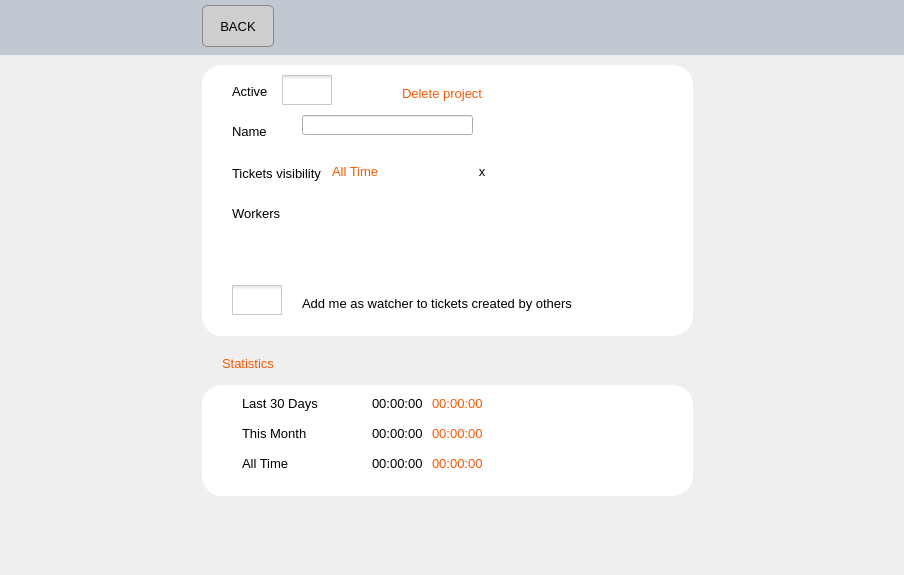
<?xml version="1.0" encoding="UTF-8"?>
<ui version="4.0">
 <class>TaskInfoWindow</class>
 <widget class="QWidget" name="TaskInfoWindow">
  <property name="geometry">
   <rect>
    <x>0</x>
    <y>0</y>
    <width>904</width>
    <height>575</height>
   </rect>
  </property>
  <property name="font">
   <font>
    <pointsize>10</pointsize>
   </font>
  </property>
  <property name="windowTitle">
   <string>Form</string>
  </property>
  <layout class="QHBoxLayout" name="horizontalLayout">
   <property name="spacing">
    <number>0</number>
   </property>
   <property name="leftMargin">
    <number>0</number>
   </property>
   <property name="topMargin">
    <number>0</number>
   </property>
   <property name="rightMargin">
    <number>0</number>
   </property>
   <property name="bottomMargin">
    <number>0</number>
   </property>
   <item>
    <layout class="QVBoxLayout" name="verticalLayout" stretch="0,1">
     <property name="spacing">
      <number>0</number>
     </property>
     <property name="sizeConstraint">
      <enum>QLayout::SetMaximumSize</enum>
     </property>
     <property name="bottomMargin">
      <number>0</number>
     </property>
     <item>
      <widget class="QWidget" name="widget" native="true">
       <property name="styleSheet">
        <string notr="true">background-color:rgb(194, 200, 210);
</string>
       </property>
       <layout class="QHBoxLayout" name="horizontalLayout_3">
        <property name="spacing">
         <number>0</number>
        </property>
        <property name="sizeConstraint">
         <enum>QLayout::SetMaximumSize</enum>
        </property>
        <property name="leftMargin">
         <number>0</number>
        </property>
        <property name="topMargin">
         <number>5</number>
        </property>
        <property name="rightMargin">
         <number>0</number>
        </property>
        <property name="bottomMargin">
         <number>5</number>
        </property>
        <item>
         <layout class="QHBoxLayout" name="horizontalLayout_2" stretch="1,0,1">
          <property name="spacing">
           <number>0</number>
          </property>
          <item>
           <spacer name="horizontalSpacer">
            <property name="orientation">
             <enum>Qt::Horizontal</enum>
            </property>
            <property name="sizeHint" stdset="0">
             <size>
              <width>40</width>
              <height>20</height>
             </size>
            </property>
           </spacer>
          </item>
          <item>
           <widget class="QWidget" name="widget_5" native="true">
            <property name="sizePolicy">
             <sizepolicy hsizetype="Fixed" vsizetype="Fixed">
              <horstretch>0</horstretch>
              <verstretch>0</verstretch>
             </sizepolicy>
            </property>
            <property name="minimumSize">
             <size>
              <width>500</width>
              <height>45</height>
             </size>
            </property>
            <property name="baseSize">
             <size>
              <width>600</width>
              <height>40</height>
             </size>
            </property>
            <widget class="QPushButton" name="btnBack">
             <property name="geometry">
              <rect>
               <x>0</x>
               <y>0</y>
               <width>72</width>
               <height>42</height>
              </rect>
             </property>
             <property name="styleSheet">
              <string notr="true">
QPushButton
{
 width:70px;
 height:40px;
  color: black;
  background-color: #cecece;
  border: 1px solid #888888;
  border-radius: 5px;
}

QPushButton:hover
{
  color: black;
  background-color: #eeeeee;
}

QPushButton:pressed
{
  color: white;
  background-color: #bbbbbb;
}</string>
             </property>
             <property name="text">
              <string>BACK</string>
             </property>
            </widget>
           </widget>
          </item>
          <item>
           <spacer name="horizontalSpacer_2">
            <property name="orientation">
             <enum>Qt::Horizontal</enum>
            </property>
            <property name="sizeHint" stdset="0">
             <size>
              <width>40</width>
              <height>20</height>
             </size>
            </property>
           </spacer>
          </item>
         </layout>
        </item>
       </layout>
      </widget>
     </item>
     <item>
      <layout class="QVBoxLayout" name="verticalLayout_3">
       <property name="spacing">
        <number>0</number>
       </property>
       <item>
        <layout class="QHBoxLayout" name="horizontalLayout_4" stretch="0,0,0">
         <item>
          <spacer name="horizontalSpacer_4">
           <property name="orientation">
            <enum>Qt::Horizontal</enum>
           </property>
           <property name="sizeHint" stdset="0">
            <size>
             <width>40</width>
             <height>20</height>
            </size>
           </property>
          </spacer>
         </item>
         <item>
          <widget class="QWidget" name="widget_2" native="true">
           <property name="sizePolicy">
            <sizepolicy hsizetype="Fixed" vsizetype="Expanding">
             <horstretch>0</horstretch>
             <verstretch>50</verstretch>
            </sizepolicy>
           </property>
           <property name="minimumSize">
            <size>
             <width>500</width>
             <height>0</height>
            </size>
           </property>
           <widget class="QPushButton" name="pushButton_2">
            <property name="geometry">
             <rect>
              <x>280</x>
              <y>60</y>
              <width>41</width>
              <height>23</height>
             </rect>
            </property>
            <property name="styleSheet">
             <string notr="true">QPushButton
{
  color: white;
  background-color: #1362AB;
  border-width: 0px;
  border-radius: 5px;
}

QPushButton:hover
{
  color: white;
  background-color: #1B91FF;
  border-width: 0px;
  border-radius: 5px;
}

QPushButton:pressed
{
  color: white;
  background-color: #074680;
  border-width: 0px;
  border-radius: 5px;
}</string>
            </property>
            <property name="text">
             <string>OK</string>
            </property>
           </widget>
           <widget class="QPushButton" name="pushButton_4">
            <property name="geometry">
             <rect>
              <x>30</x>
              <y>240</y>
              <width>51</width>
              <height>23</height>
             </rect>
            </property>
            <property name="styleSheet">
             <string notr="true">QPushButton
{
  background-color:transparent;
  border-radius: 10px;
   image: url(:/Images/images/btn_switch_on.png);
}</string>
            </property>
            <property name="text">
             <string/>
            </property>
           </widget>
           <widget class="QWidget" name="widget_3" native="true">
            <property name="geometry">
             <rect>
              <x>0</x>
              <y>10</y>
              <width>491</width>
              <height>271</height>
             </rect>
            </property>
            <property name="styleSheet">
             <string notr="true">QWidget {
background-color:white;
border:: 1px solid black;
border-radius:20px;
}</string>
            </property>
            <widget class="QLabel" name="label_8">
             <property name="geometry">
              <rect>
               <x>100</x>
               <y>230</y>
               <width>301</width>
               <height>16</height>
              </rect>
             </property>
             <property name="text">
              <string>Add me as watcher to tickets created by others</string>
             </property>
            </widget>
            <widget class="QCheckBox" name="chkWatcher">
             <property name="enabled">
              <bool>true</bool>
             </property>
             <property name="geometry">
              <rect>
               <x>30</x>
               <y>220</y>
               <width>51</width>
               <height>31</height>
              </rect>
             </property>
             <property name="styleSheet">
              <string notr="true">QCheckBox {
    spacing: 0px;
}

QCheckBox::indicator {
    width: 50px;
    height: 30px;
}

QCheckBox::indicator:unchecked {
    image: url(:/Images/images/btn_switch_off.png);
}

QCheckBox::indicator:unchecked:hover {
    image: url(:/Images/images/btn_switch_off.png);
}

QCheckBox::indicator:unchecked:pressed {
        image: url(:/Images/images/btn_switch_off.png);
}

QCheckBox::indicator:checked {
        image: url(:/Images/images/btn_switch_on.png);
}

QCheckBox::indicator:checked:hover {
    image: url(:/Images/images/btn_switch_on.png);
}

QCheckBox::indicator:checked:pressed {
    image: url(:/Images/images/btn_switch_on.png);
}

QCheckBox::indicator:indeterminate:hover {
    image: url(:/Images/images/btn_switch_on.png);
}

QCheckBox::indicator:indeterminate:pressed {
    image: url(:/Images/images/btn_switch_on.png);
}</string>
             </property>
             <property name="text">
              <string/>
             </property>
             <property name="tristate">
              <bool>false</bool>
             </property>
            </widget>
            <widget class="QCheckBox" name="chkActive">
             <property name="enabled">
              <bool>true</bool>
             </property>
             <property name="geometry">
              <rect>
               <x>80</x>
               <y>10</y>
               <width>51</width>
               <height>31</height>
              </rect>
             </property>
             <property name="styleSheet">
              <string notr="true">QCheckBox {
    spacing: 0px;
}

QCheckBox::indicator {
    width: 50px;
    height: 30px;
}

QCheckBox::indicator:unchecked {
    image: url(:/Images/images/btn_switch_off.png);
}

QCheckBox::indicator:unchecked:hover {
    image: url(:/Images/images/btn_switch_off.png);
}

QCheckBox::indicator:unchecked:pressed {
        image: url(:/Images/images/btn_switch_off.png);
}

QCheckBox::indicator:checked {
        image: url(:/Images/images/btn_switch_on.png);
}

QCheckBox::indicator:checked:hover {
    image: url(:/Images/images/btn_switch_on.png);
}

QCheckBox::indicator:checked:pressed {
    image: url(:/Images/images/btn_switch_on.png);
}

QCheckBox::indicator:indeterminate:hover {
    image: url(:/Images/images/btn_switch_on.png);
}

QCheckBox::indicator:indeterminate:pressed {
    image: url(:/Images/images/btn_switch_on.png);
}</string>
             </property>
             <property name="text">
              <string/>
             </property>
             <property name="tristate">
              <bool>false</bool>
             </property>
            </widget>
           </widget>
           <widget class="QLabel" name="label_3">
            <property name="geometry">
             <rect>
              <x>30</x>
              <y>110</y>
              <width>111</width>
              <height>16</height>
             </rect>
            </property>
            <property name="text">
             <string>Tickets visibility</string>
            </property>
           </widget>
           <widget class="QLineEdit" name="edName">
            <property name="geometry">
             <rect>
              <x>100</x>
              <y>60</y>
              <width>171</width>
              <height>20</height>
             </rect>
            </property>
           </widget>
           <widget class="QLabel" name="label">
            <property name="geometry">
             <rect>
              <x>30</x>
              <y>30</y>
              <width>47</width>
              <height>13</height>
             </rect>
            </property>
            <property name="text">
             <string>Active</string>
            </property>
           </widget>
           <widget class="QLabel" name="label_9">
            <property name="geometry">
             <rect>
              <x>20</x>
              <y>300</y>
              <width>101</width>
              <height>16</height>
             </rect>
            </property>
            <property name="styleSheet">
             <string notr="true">color:rgb(255, 85, 0)</string>
            </property>
            <property name="text">
             <string>Statistics</string>
            </property>
           </widget>
           <widget class="QWidget" name="widget_4" native="true">
            <property name="geometry">
             <rect>
              <x>0</x>
              <y>330</y>
              <width>491</width>
              <height>111</height>
             </rect>
            </property>
            <property name="styleSheet">
             <string notr="true">background-color:white;
border-radius:20px
</string>
            </property>
            <widget class="QLabel" name="label_10">
             <property name="geometry">
              <rect>
               <x>40</x>
               <y>10</y>
               <width>91</width>
               <height>16</height>
              </rect>
             </property>
             <property name="text">
              <string>Last 30 Days</string>
             </property>
            </widget>
            <widget class="QLabel" name="label_11">
             <property name="geometry">
              <rect>
               <x>40</x>
               <y>40</y>
               <width>91</width>
               <height>16</height>
              </rect>
             </property>
             <property name="text">
              <string>This Month</string>
             </property>
            </widget>
            <widget class="QLabel" name="label_12">
             <property name="geometry">
              <rect>
               <x>40</x>
               <y>70</y>
               <width>91</width>
               <height>16</height>
              </rect>
             </property>
             <property name="text">
              <string>All Time</string>
             </property>
            </widget>
            <widget class="QLabel" name="label_13">
             <property name="geometry">
              <rect>
               <x>170</x>
               <y>10</y>
               <width>51</width>
               <height>16</height>
              </rect>
             </property>
             <property name="text">
              <string>00:00:00 /</string>
             </property>
            </widget>
            <widget class="QLabel" name="label_14">
             <property name="geometry">
              <rect>
               <x>230</x>
               <y>10</y>
               <width>51</width>
               <height>16</height>
              </rect>
             </property>
             <property name="styleSheet">
              <string notr="true">color:rgb(255, 85, 0)</string>
             </property>
             <property name="text">
              <string>00:00:00</string>
             </property>
            </widget>
            <widget class="QLabel" name="label_15">
             <property name="geometry">
              <rect>
               <x>230</x>
               <y>40</y>
               <width>51</width>
               <height>16</height>
              </rect>
             </property>
             <property name="styleSheet">
              <string notr="true">color:rgb(255, 85, 0)</string>
             </property>
             <property name="text">
              <string>00:00:00</string>
             </property>
            </widget>
            <widget class="QLabel" name="label_16">
             <property name="geometry">
              <rect>
               <x>230</x>
               <y>70</y>
               <width>51</width>
               <height>16</height>
              </rect>
             </property>
             <property name="styleSheet">
              <string notr="true">color:rgb(255, 85, 0)</string>
             </property>
             <property name="text">
              <string>00:00:00</string>
             </property>
            </widget>
            <widget class="QLabel" name="label_17">
             <property name="geometry">
              <rect>
               <x>170</x>
               <y>40</y>
               <width>51</width>
               <height>16</height>
              </rect>
             </property>
             <property name="text">
              <string>00:00:00 /</string>
             </property>
            </widget>
            <widget class="QLabel" name="label_18">
             <property name="geometry">
              <rect>
               <x>170</x>
               <y>70</y>
               <width>51</width>
               <height>16</height>
              </rect>
             </property>
             <property name="text">
              <string>00:00:00 /</string>
             </property>
            </widget>
           </widget>
           <widget class="QLabel" name="label_2">
            <property name="geometry">
             <rect>
              <x>30</x>
              <y>70</y>
              <width>47</width>
              <height>13</height>
             </rect>
            </property>
            <property name="text">
             <string>Name</string>
            </property>
           </widget>
           <widget class="QLabel" name="label_5">
            <property name="geometry">
             <rect>
              <x>200</x>
              <y>30</y>
              <width>101</width>
              <height>16</height>
             </rect>
            </property>
            <property name="styleSheet">
             <string notr="true">color:rgb(255, 85, 0)</string>
            </property>
            <property name="text">
             <string>Delete project</string>
            </property>
           </widget>
           <widget class="QWidget" name="horizontalLayoutWidget_3">
            <property name="geometry">
             <rect>
              <x>130</x>
              <y>100</y>
              <width>160</width>
              <height>32</height>
             </rect>
            </property>
            <layout class="QHBoxLayout" name="horizontalLayout_5" stretch="1,0">
             <item>
              <widget class="QLabel" name="lblTime">
               <property name="styleSheet">
                <string notr="true">color:rgb(255, 85, 0)</string>
               </property>
               <property name="text">
                <string>All Time</string>
               </property>
              </widget>
             </item>
             <item>
              <widget class="QPushButton" name="pushButton_6">
               <property name="styleSheet">
                <string notr="true">QPushButton
{
  color: black;
  width:20px;
  height:20px;
  background-color:transparent;
  border-width: 0px;
  border-radius: 3px;
}
QPushButton:hover
{
  background-color: #A9A9A9;
  
}</string>
               </property>
               <property name="text">
                <string>x</string>
               </property>
              </widget>
             </item>
            </layout>
           </widget>
           <widget class="QLabel" name="label_4">
            <property name="geometry">
             <rect>
              <x>30</x>
              <y>150</y>
              <width>91</width>
              <height>16</height>
             </rect>
            </property>
            <property name="text">
             <string>Workers</string>
            </property>
           </widget>
           <widget class="QWidget" name="gridLayoutWidget">
            <property name="geometry">
             <rect>
              <x>130</x>
              <y>140</y>
              <width>301</width>
              <height>80</height>
             </rect>
            </property>
            <layout class="QGridLayout" name="gridLayout"/>
           </widget>
          </widget>
         </item>
         <item>
          <spacer name="horizontalSpacer_3">
           <property name="orientation">
            <enum>Qt::Horizontal</enum>
           </property>
           <property name="sizeHint" stdset="0">
            <size>
             <width>40</width>
             <height>20</height>
            </size>
           </property>
          </spacer>
         </item>
        </layout>
       </item>
      </layout>
     </item>
    </layout>
   </item>
  </layout>
 </widget>
 <resources/>
 <connections/>
</ui>
